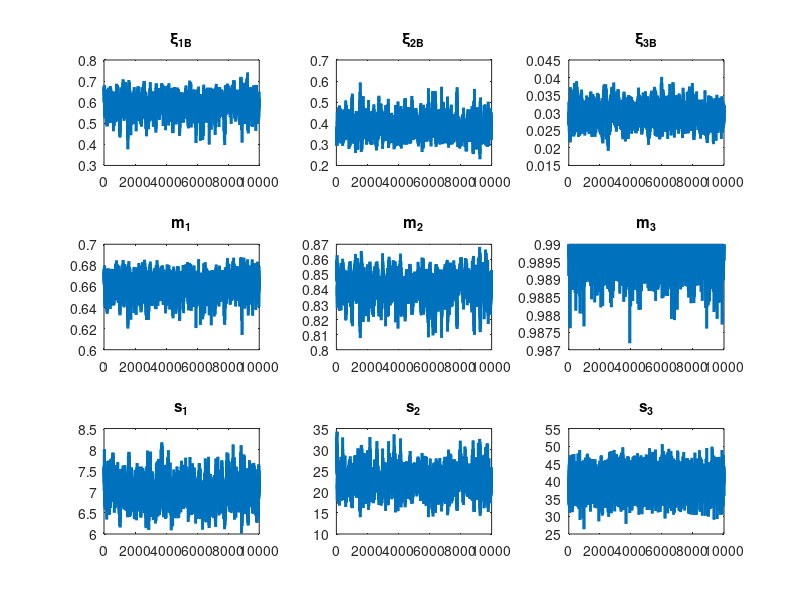

Write MATLAB code to recreate this figure.
load('param2001.mat');
subplot(2,5,1);plot(prop_educ(:,1),'LineWidth',2.5);title('prop category 1 (education)');
subplot(2,5,2);plot(prop_educ(:,2),'LineWidth',2.5);title('prop category 2 (education)');
subplot(2,5,3);plot(prop_educ(:,3),'LineWidth',2.5);title('prop category 3 (education)');
subplot(2,5,4);plot(prop_educ(:,4),'LineWidth',2.5);title('prop category 4 (education)');
subplot(2,5,5);plot(prop_educ(:,5),'LineWidth',2.5);title('prop category 5 (education)');
subplot(2,5,6);plot(prop_happiness(:,1),'LineWidth',2.5);title('prop category 1 (happiness)');
subplot(2,5,7);plot(prop_happiness(:,2),'LineWidth',2.5);title('prop category 2 (happiness)');
subplot(2,5,8);plot(prop_happiness(:,3),'LineWidth',2.5);title('prop category 3 (happiness)');
subplot(2,5,9);plot(prop_happiness(:,4),'LineWidth',2.5);title('prop category 4 (happiness)');
subplot(2,5,10);plot(prop_happiness(:,5),'LineWidth',2.5);title('prop category 5 (happiness)');

subplot(2,3,1);plot(theta_gauss(:,1),'LineWidth',2);title('r12');
subplot(2,3,2);plot(theta_gauss(:,2),'LineWidth',2);title('r13');
subplot(2,3,3);plot(theta_gauss(:,3),'LineWidth',2);title('r14');
subplot(2,3,4);plot(theta_gauss(:,4),'LineWidth',2);title('r23');
subplot(2,3,5);plot(theta_gauss(:,5),'LineWidth',2);title('r24');
subplot(2,3,6);plot(theta_gauss(:,6),'LineWidth',2);title('r34');

subplot(3,3,1);plot(w_gamma(:,1),'LineWidth',2);title('\xi_{1G}');
subplot(3,3,2);plot(w_gamma(:,2),'LineWidth',2);title('\xi_{2G}');
subplot(3,3,3);plot(w_gamma(:,3),'LineWidth',2);title('\xi_{3G}');
subplot(3,3,4);plot(m_gamma(:,1),'LineWidth',2);title('\mu_{1}');
subplot(3,3,5);plot(m_gamma(:,2),'LineWidth',2);title('\mu_{2}');
subplot(3,3,6);plot(m_gamma(:,3),'LineWidth',2);title('\mu_{3}');
subplot(3,3,7);plot(v_gamma(:,1),'LineWidth',2);title('v_{1}');
subplot(3,3,8);plot(v_gamma(:,2),'LineWidth',2);title('v_{2}');
subplot(3,3,9);plot(v_gamma(:,3),'LineWidth',2);title('v_{3}');

subplot(3,3,1);plot(w_beta(:,1),'LineWidth',2);title('\xi_{1B}');
subplot(3,3,2);plot(w_beta(:,2),'LineWidth',2);title('\xi_{2B}');
subplot(3,3,3);plot(w_beta(:,3),'LineWidth',2);title('\xi_{3B}');
subplot(3,3,4);plot(m_beta(:,1),'LineWidth',2);title('m_{1}');
subplot(3,3,5);plot(m_beta(:,2),'LineWidth',2);title('m_{2}');
subplot(3,3,6);plot(m_beta(:,3),'LineWidth',2);title('m_{3}');
subplot(3,3,7);plot(s_beta(:,1),'LineWidth',2);title('s_{1}');
subplot(3,3,8);plot(s_beta(:,2),'LineWidth',2);title('s_{2}');
subplot(3,3,9);plot(s_beta(:,3),'LineWidth',2);title('s_{3}');

load('param2010.mat');
subplot(2,5,1);plot(prop_educ(:,1),'LineWidth',2.5);title('prop category 1 (education)');
subplot(2,5,2);plot(prop_educ(:,2),'LineWidth',2.5);title('prop category 2 (education)');
subplot(2,5,3);plot(prop_educ(:,3),'LineWidth',2.5);title('prop category 3 (education)');
subplot(2,5,4);plot(prop_educ(:,4),'LineWidth',2.5);title('prop category 4 (education)');
subplot(2,5,5);plot(prop_educ(:,5),'LineWidth',2.5);title('prop category 5 (education)');
subplot(2,5,6);plot(prop_happiness(:,1),'LineWidth',2.5);title('prop category 1 (happiness)');
subplot(2,5,7);plot(prop_happiness(:,2),'LineWidth',2.5);title('prop category 2 (happiness)');
subplot(2,5,8);plot(prop_happiness(:,3),'LineWidth',2.5);title('prop category 3 (happiness)');
subplot(2,5,9);plot(prop_happiness(:,4),'LineWidth',2.5);title('prop category 4 (happiness)');
subplot(2,5,10);plot(prop_happiness(:,5),'LineWidth',2.5);title('prop category 5 (happiness)');

subplot(2,3,1);plot(theta_gauss(:,1),'LineWidth',2);title('r12');
subplot(2,3,2);plot(theta_gauss(:,2),'LineWidth',2);title('r13');
subplot(2,3,3);plot(theta_gauss(:,3),'LineWidth',2);title('r14');
subplot(2,3,4);plot(theta_gauss(:,4),'LineWidth',2);title('r23');
subplot(2,3,5);plot(theta_gauss(:,5),'LineWidth',2);title('r24');
subplot(2,3,6);plot(theta_gauss(:,6),'LineWidth',2);title('r34');

subplot(2,3,1);plot(w_gamma(:,1),'LineWidth',2);title('\xi_{1G}');
subplot(2,3,2);plot(w_gamma(:,2),'LineWidth',2);title('\xi_{2G}');
subplot(2,3,3);plot(m_gamma(:,1),'LineWidth',2);title('\mu_{1}');
subplot(2,3,4);plot(m_gamma(:,2),'LineWidth',2);title('\mu_{2}');
subplot(2,3,5);plot(v_gamma(:,1),'LineWidth',2);title('v_{1}');
subplot(2,3,6);plot(v_gamma(:,2),'LineWidth',2);title('v_{2}');

subplot(3,3,1);plot(w_beta(:,1),'LineWidth',2);title('\xi_{1B}');
subplot(3,3,2);plot(w_beta(:,2),'LineWidth',2);title('\xi_{2B}');
subplot(3,3,3);plot(w_beta(:,3),'LineWidth',2);title('\xi_{3B}');
subplot(3,3,4);plot(m_beta(:,1),'LineWidth',2);title('m_{1}');
subplot(3,3,5);plot(m_beta(:,2),'LineWidth',2);title('m_{2}');
subplot(3,3,6);plot(m_beta(:,3),'LineWidth',2);title('m_{3}');
subplot(3,3,7);plot(s_beta(:,1),'LineWidth',2);title('s_{1}');
subplot(3,3,8);plot(s_beta(:,2),'LineWidth',2);title('s_{2}');
subplot(3,3,9);plot(s_beta(:,3),'LineWidth',2);title('s_{3}');